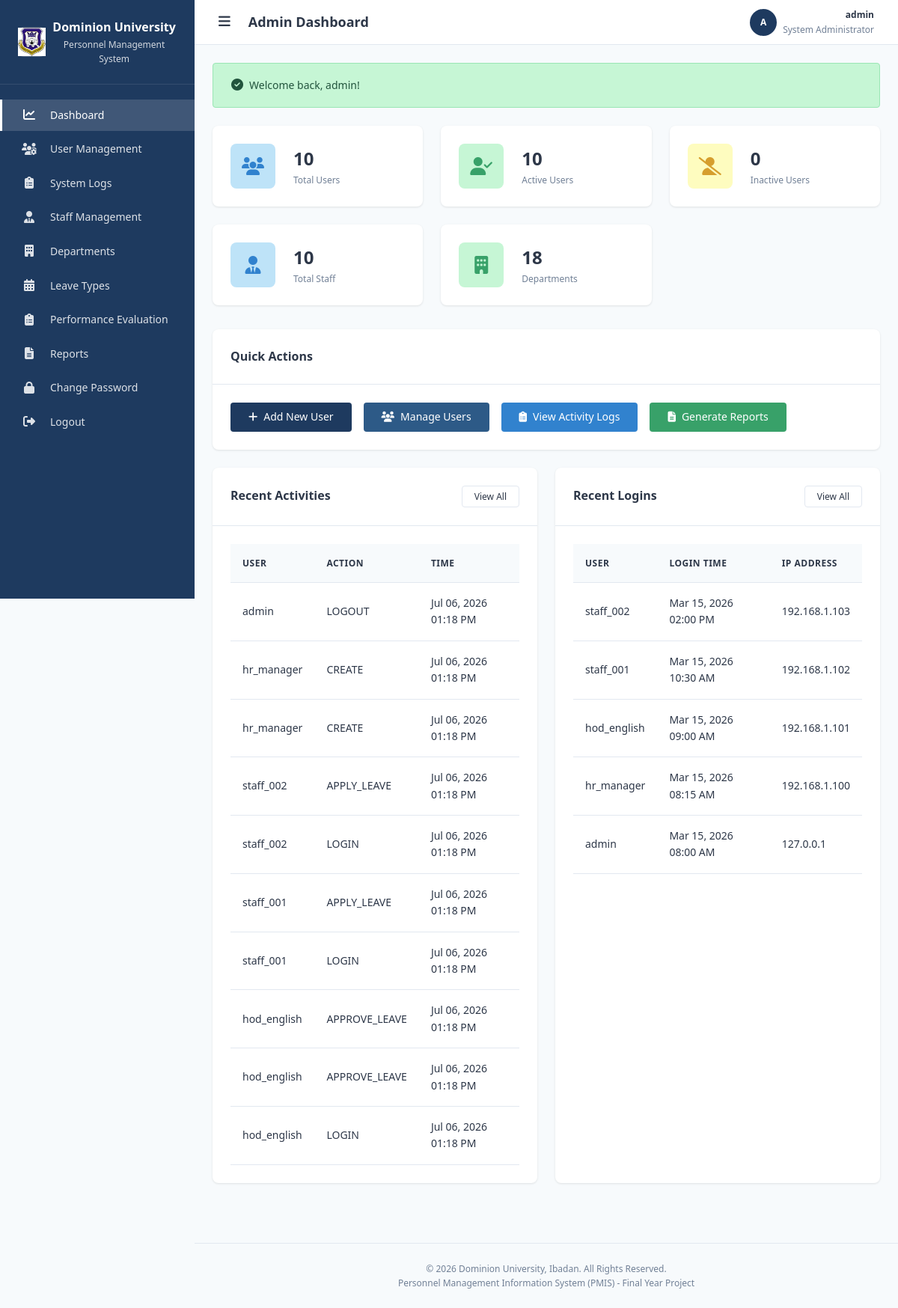
Page /admin/dashboard.php (signed in) on the committed database.
### tables this page shows
CREATE TABLE activity_logs (
    id INT AUTO_INCREMENT PRIMARY KEY,
    user_id INT,
    action VARCHAR(100) NOT NULL,
    table_name VARCHAR(50),
    record_id INT,
    description TEXT,
    ip_address VARCHAR(45),
    created_at TIMESTAMP DEFAULT CURRENT_TIMESTAMP,
    
     
    FOREIGN KEY (user_id) REFERENCES users(id) ON DELETE SET NULL ON UPDATE CASCADE,
    
     
    INDEX idx_log_user (user_id),
    INDEX idx_log_action (action),
    INDEX idx_log_table (table_name),
    INDEX idx_log_created (created_at)
);

CREATE TABLE users (
    id INT AUTO_INCREMENT PRIMARY KEY,
    username VARCHAR(50) NOT NULL UNIQUE,
    email VARCHAR(100),
    password_hash VARCHAR(255) NOT NULL,
    role_id INT NOT NULL,
    staff_id INT NULL COMMENT 'Link to staff record if applicable',
    status ENUM('active', 'inactive') DEFAULT 'active',
    last_login TIMESTAMP NULL,
    created_at TIMESTAMP DEFAULT CURRENT_TIMESTAMP,
    updated_at TIMESTAMP DEFAULT CURRENT_TIMESTAMP ON UPDATE CURRENT_TIMESTAMP,
    
     
    FOREIGN KEY (role_id) REFERENCES roles(id) ON DELETE RESTRICT ON UPDATE CASCADE,
    FOREIGN KEY (staff_id) REFERENCES staff(id) ON DELETE SET NULL ON UPDATE CASCADE,
    
     
    INDEX idx_username (username),
    INDEX idx_user_status (status),
    INDEX idx_user_role (role_id)
);

### admin/dashboard.php (the view, shortened to what this page needs)
<?php
require_once '../includes/functions.php';
require_once '../includes/role_check.php';
try {
    $stmt = $pdo->query("SELECT COUNT(*) as total FROM users");
    $totalUsers = $stmt->fetch()['total'];
    $stmt = $pdo->query("SELECT COUNT(*) as total FROM users WHERE status = 'active'");
    $activeUsers = $stmt->fetch()['total'];
    $stmt = $pdo->query("SELECT COUNT(*) as total FROM users WHERE status = 'inactive'");
    $inactiveUsers = $stmt->fetch()['total'];
    $stmt = $pdo->query("SELECT COUNT(*) as total FROM staff");
    $totalStaff = $stmt->fetch()['total'];
    $stmt = $pdo->query("SELECT COUNT(*) as total FROM departments");
    $totalDepartments = $stmt->fetch()['total'];
    $stmt = $pdo->query("
        SELECT al.*, u.username
        FROM activity_logs al
        LEFT JOIN users u ON al.user_id = u.id
        ORDER BY al.created_at DESC
        LIMIT 10
    ");
    $recentActivities = $stmt->fetchAll();
    $stmt = $pdo->query("
        SELECT ll.*, u.username
        FROM login_logs ll
        JOIN users u ON ll.user_id = u.id
        ORDER BY ll.login_time DESC
        LIMIT 10
    ");
    $recentLogins = $stmt->fetchAll();
} catch (PDOException $e) {
    error_log("Dashboard Error: " . $e->getMessage());
    setFlashMessage('error', 'Error loading dashboard data');
}
require_once '../includes/header.php';
require_once '../includes/sidebar.php';
?>
<div class="dashboard-stats">
    <div class="stat-card clickable-stat" onclick="window.location.href='../modules/users/list.php'">
        <div class="stat-icon primary"><i class="fas fa-users"></i></div>
        <div class="stat-content">
            <div class="stat-value"><?php echo formatNumber($totalUsers ?? 0); ?></div>
            <div class="stat-label">Total Users</div>
        </div>
    </div>
    <div class="stat-card clickable-stat" onclick="window.location.href='../modules/users/list.php'">
        <div class="stat-icon success"><i class="fas fa-user-check"></i></div>
        <div class="stat-content">
            <div class="stat-value"><?php echo formatNumber($activeUsers ?? 0); ?></div>
            <div class="stat-label">Active Users</div>
        </div>
    </div>
    <div class="stat-card clickable-stat" onclick="window.location.href='../modules/users/list.php'">
        <div class="stat-icon warning"><i class="fas fa-user-slash"></i></div>
        <div class="stat-content">
            <div class="stat-value"><?php echo formatNumber($inactiveUsers ?? 0); ?></div>
            <div class="stat-label">Inactive Users</div>
        </div>
    </div>
    <div class="stat-card clickable-stat" onclick="window.location.href='../modules/staff/list.php'">
        <div class="stat-icon primary"><i class="fas fa-user-tie"></i></div>
        <div class="stat-content">
            <div class="stat-value"><?php echo formatNumber($totalStaff ?? 0); ?></div>
            <div class="stat-label">Total Staff</div>
        </div>
    </div>
    <div class="stat-card clickable-stat" onclick="window.location.href='../modules/departments/list.php'">
        <div class="stat-icon success"><i class="fas fa-building"></i></div>
        <div class="stat-content">
            <div class="stat-value"><?php echo formatNumber($totalDepartments ?? 0); ?></div>
            <div class="stat-label">Departments</div>
        </div>
    </div>
</div>
<div class="card mb-3">
    <div class="card-header">
        <h3 class="card-title">Quick Actions</h3>
    </div>
    <div class="card-body">
        <div class="d-flex gap-2 flex-wrap">
            <a href="../modules/users/add.php" class="btn btn-primary"><i class="fas fa-plus"></i> Add New User</a>
            <a href="../modules/users/list.php" class="btn btn-secondary"><i class="fas fa-users"></i> Manage Users</a>
            <a href="../modules/logs/activity.php" class="btn btn-info"><i class="fas fa-clipboard-list"></i> View Activity Logs</a>
            <a href="../modules/reports/index.php" class="btn btn-success"><i class="fas fa-file-alt"></i> Generate Reports</a>
        </div>
    </div>
</div>
<div class="grid-2">
    <div class="card">
        <div class="card-header">
            <h3 class="card-title">Recent Activities</h3>
            <a href="../modules/logs/activity.php" class="btn btn-sm btn-outline">View All</a>
        </div>
        <div class="card-body">
            <?php if (!empty($recentActivities)): ?>
                <div class="table-container">
                    <table class="data-table">
                        <thead>
                            <tr>
                                <th>User</th>
                                <th>Action</th>
                                <th>Time</th>
                            </tr>
                        </thead>
                        <tbody>
                            <?php foreach ($recentActivities as $activity): ?>
                                <tr>
                                    <td><?php echo escapeOutput($activity['username'] ?? 'System'); ?></td>
                                    <td><?php echo escapeOutput($activity['action']); ?></td>
                                    <td><?php echo formatDateTime($activity['created_at']); ?></td>
                                </tr>
                            <?php endforeach; ?>
                        </tbody>
                    </table>
                </div>
            <?php else: ?>
                <p class="text-center text-muted">No recent activities</p>
            <?php endif; ?>
        </div>
    </div>
    <div class="card">
        <div class="card-header">
            <h3 class="card-title">Recent Logins</h3>
            <a href="../modules/logs/login_logs.php" class="btn btn-sm btn-outline">View All</a>
        </div>
        <div class="card-body">
            <?php if (!empty($recentLogins)): ?>
                <div class="table-container">
                    <table class="data-table">
                        <thead>
                            <tr>
                                <th>User</th>
                                <th>Login Time</th>
                                <th>IP Address</th>
                            </tr>
                        </thead>
                        <tbody>
                            <?php foreach ($recentLogins as $login): ?>
                                <tr>
                                    <td><?php echo escapeOutput($login['username']); ?></td>
                                    <td><?php echo formatDateTime($login['login_time']); ?></td>
                                    <td><?php echo escapeOutput($login['ip_address'] ?? 'N/A'); ?></td>
                                </tr>
                            <?php endforeach; ?>
                        </tbody>
                    </table>
                </div>
            <?php else: ?>
                <p class="text-center text-muted">No recent logins</p>
            <?php endif; ?>
        </div>
    </div>
</div>
<?php
require_once '../includes/footer.php';

### rows in the picture
activity_logs: user.username "admin", action "LOGOUT", created_at "Jul 06, 2026 01:18 PM"
activity_logs: user.username "hr_manager", action "CREATE", created_at "Jul 06, 2026 01:18 PM"
activity_logs: user.username "hr_manager", action "CREATE", created_at "Jul 06, 2026 01:18 PM"
activity_logs: user.username "staff_002", action "APPLY_LEAVE", created_at "Jul 06, 2026 01:18 PM"
activity_logs: user.username "staff_002", action "LOGIN", created_at "Jul 06, 2026 01:18 PM"
activity_logs: user.username "staff_001", action "APPLY_LEAVE", created_at "Jul 06, 2026 01:18 PM"
activity_logs: user.username "staff_001", action "LOGIN", created_at "Jul 06, 2026 01:18 PM"
activity_logs: user.username "hod_english", action "APPROVE_LEAVE", created_at "Jul 06, 2026 01:18 PM"
activity_logs: user.username "hod_english", action "APPROVE_LEAVE", created_at "Jul 06, 2026 01:18 PM"
activity_logs: user.username "hod_english", action "LOGIN", created_at "Jul 06, 2026 01:18 PM"

### other values in the picture
escapeOutput($pageTitle) "Admin Dashboard"
$currentUserInitials "A"
escapeOutput($currentUserName) "admin"
escapeOutput($currentUserRole) "System Administrator"
escapeOutput($msg['message']) "Welcome back, admin!"
formatNumber($totalUsers ?? 0) "10"
formatNumber($activeUsers ?? 0) "10"
formatNumber($inactiveUsers ?? 0) "0"
formatNumber($totalStaff ?? 0) "10"
formatNumber($totalDepartments ?? 0) "18"
escapeOutput($login['username']) "staff_002"
formatDateTime($login['login_time']) "Mar 15, 2026 02:00 PM"
escapeOutput($login['ip_address'] ?? 'N/A') "192.168.1.103"
escapeOutput($login['username']) "staff_001"
formatDateTime($login['login_time']) "Mar 15, 2026 10:30 AM"
